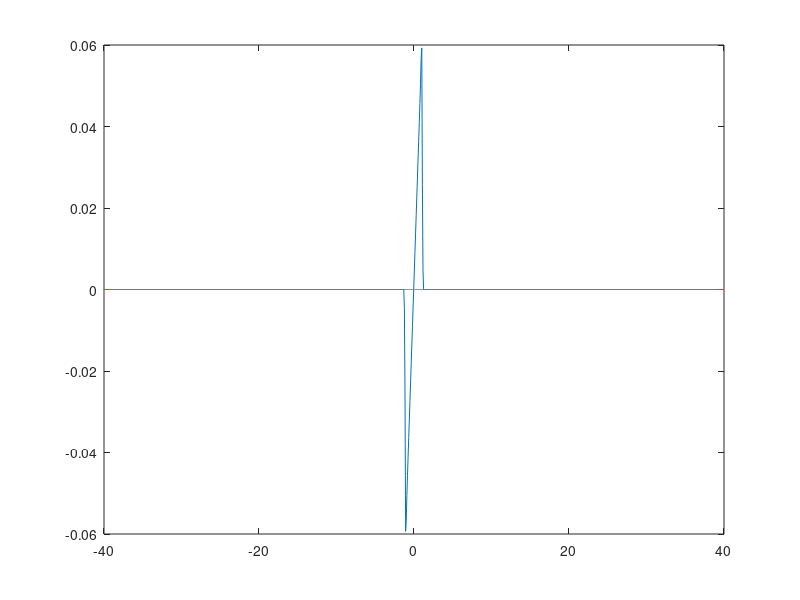

Recreate this plot in MATLAB. (Note: this script raises an error after producing the figure.)
clear all
close all

%parameters
g=1;
niu=1;
delta=1;
niu_oil=1;

%domain
x=linspace(-40,40,1000);
dx=x(2)-x(1);
y=linspace(0,0.5,100);
dy=y(2)-y(1);

%initial state
for i=1:length(x)
    if x(i)>=-2/sqrt(pi) && x(i)<=2/sqrt(pi)
        %h(i)=3+3*sin(x(i));
        %h(i)=sqrt(10-0.1*x(i)^2);
        h(i)=sqrt(4/pi-x(i)^2);
    else 
        h(i)=0;
    end
end
%h(1)=1;

% Volume of the slick
V=sum(h*dx);

% Free stream 
u_free=0*repmat(x+60,length(y),1);

%Initial conditions
u=u_free;

q=u(1,:);
Sigma1=zeros(length(y),length(x));
Sigma2=zeros(length(y),length(x));

%Lax-Friedrichs
e=ones(length(x),1);
d3=spdiags([e,0*e,e],-1:1,length(x),length(x));
d3(2,1)=2;

d1=spdiags([e,0*e,-1*e],-1:1,length(x),length(x));
d1(2,1)=2;

d=spdiags([-1*e,1*e],0:1,length(x),length(x));

%Upwind 
d2=spdiags([1*e,-1*e],0:1,length(x),length(x));

  

% Second derivative matrix
e=ones(length(y),1);
D=spdiags([e,-2*e,e],-1:1,length(y),length(y));
D(1,1)=-2; D(1,2)=2;
D(length(y),length(y))=-1;
I=eye(length(y));
 

%Export results onto videos
%vidobj1=VideoWriter('Flowingwater_velocity');
%open(vidobj1);

 
 t=0;


for m=1:10
    
dt=min(0.4*dx/(max(abs(q))+1),dx^2/4);


% Shear Stress at the interface
sigma1=g*delta/(2*niu)*d*((h').^2)/dx-niu_oil/niu*d*(h'.*(d*q')/dx)/dx; 
Sigma1(1,:)=sigma1;



DDy=D*u/dy^2;


% thickness at next time step

h=h*d3/2-dt/(2*dx)*(q.*h)*d1;
h1=max(h-0.00003*max(h),0);
h=h1*V/(sum(h1)*dx);











% update the shear stress
sigma2=g*delta/(2*niu)*d*((h').^2)/dx-niu_oil/niu*d*(h'.*(d*q')/dx)/dx;
Sigma2(1,:)=sigma2;



t=t+dt;


  


 
 A=I-0.5*niu*dt*D/dy^2;
 B=u+niu*dt*(0.5*DDy-0.5*2*Sigma1/dy-0.5*2*Sigma2/dy);
 
 u=A\B;
 u=u-(dt/dx)*u.*(u*d2)+(dt/dx)*u_free.*(u_free*d2);
 

 u(length(y),:)=u_free(length(y),:);
 %u(:,1)=u_free(:,1);
 q=u(1,:);
 
 

 [mq,lo]=max(q);
 Lo(m)=(lo-1)*dx;
 
 [hmax,xmax]=max(h);
 center(m)=(xmax-0.5*length(x))*dx;
 edge(m)=(find(h,1,'last')-0.5*length(x))*dx;

 

 
 %Boundary layer
%  for i=1:length(x)
%      I1=find(u(:,i)<=0.8*max(u(:,i)));
%      I2=find(u(:,i)<=0.5*max(u(:,i)));
%      I3=find(u(:,i)<=0.1*max(u(:,i)));
%      boundary1(i)=-dy*(I1(1)-1);
%      boundary2(i)=-dy*(I2(1)-1);
%      boundary3(i)=-dy*(I3(1)-1);
%  end
 
%  figure(1)
%  plot(x,h,'Linewidth',2)
%  axis([x(1),x(length(x)),0,2])
%  xlabel('x','FontSize',20)
%  ylabel('h','FontSize',20)
%  M1(m)=getframe(gcf);
%  writeVideo(vidobj1,M1(m));
 
 T(m)=t;
 
 figure(2)
 p=plot(x,q,x,u(length(y),:))
 p(1).LineWidth=2;
 p(2).LineWidth=2;
 xlabel('x','FontSize',20)
 ylabel('y','FontSize',20)
 leg=legend('Oil velocity','Free stream velocity')
 set(leg,'FontSize',8)
 M2(m)=getframe(gcf);
 %writeVideo(vidobj1,M2(m));
  
%  figure(2)
%  plot(x/(t+1)^(3/8), h*(t+1)^(3/8),'Linewidth',2)
%  axis([0,20,0,2])
%  xlabel('scaled x','FontSize',20)
%  ylabel('scaled h','FontSize',20)
%  M2(m)=getframe(gcf);
%  writeVideo(vidobj1,M2(m))
%  
%  
%  figure(3)
%  plot(x,boundary1,'r',x,boundary2,'b',x,boundary3,'g')
%  legend('80% boundary','50% boundary','10% boundary')
%  axis([0,20,-0.5,0])
%  xlabel('x')
%  ylabel('y')
%  M3(m)=getframe;
%  writeVideo(vidobj1,M3(m))
 
 
end

%close(vidobj1)



 
 
     
 
 
 
 
 


